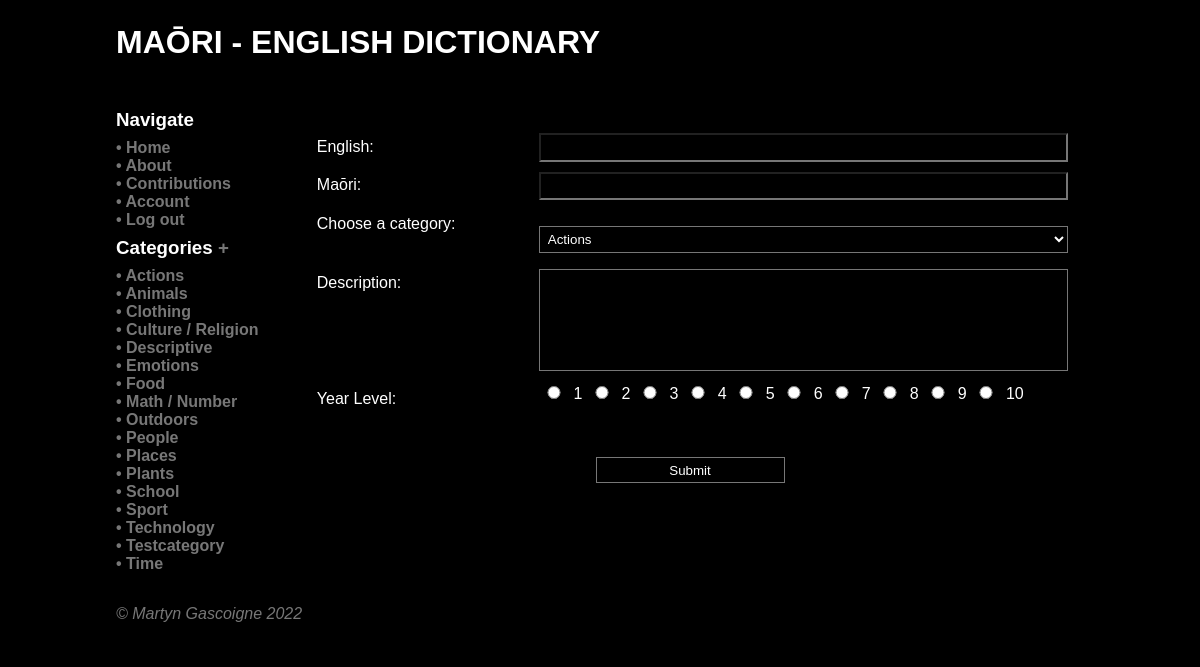
/add_word (signed in), run on the app's committed database.
### tables this page shows
CREATE TABLE category
(
    id          integer
        constraint category_pk
            primary key autoincrement,
    name        varchar(80),
    description varchar(600),
    timestamp   datetime
, user_created boolean);

### app.py (the view, shortened to what this page needs)
@app.route('/add_word', methods=['GET', 'POST'])
def render_add_word_page():
    if not is_logged_in():
        return redirect('/?error=Not+logged+in')
    if not is_teacher():
        return redirect('/?error=No+permission')
    return render_template('add_word.html', category_list=find_categories(), logged_in=is_logged_in(),
                           user_account=my_account(), teacher=is_teacher())

### app.py (called while the page is built)
def create_connection(db_file):
    try:
        connection = sqlite3.connect(db_file)
        connection.execute('pragma foreign_keys=ON')
        return connection
    except Error as e:
        print(e)
    return None

def find_categories():
    con = create_connection(DB_NAME)
    query = "SELECT id, name, description FROM category ORDER BY name"
    cur = con.cursor()
    cur.execute(query)
    found_categories = cur.fetchall()
    con.close()
    return found_categories

def my_account():
    if session.get('userid') is None:
        return False
    else:
        return session.get('userid')

def is_logged_in():
    if session.get('email') is None:
        print('Not logged in')
        return False
    else:
        print('Logged in')
        return True

def is_teacher():
    if not is_logged_in() or (session.get('teacher') is None or 0):
        print('Not teacher')
        return False
    else:
        print('Is teacher')
        return True

### templates/add_word.html (shortened to what this page needs)
{% extends 'base.html' %}
{% block heading %}Maōri - English Dictionary{% endblock %}
{% block main %}
    <form class="dataForm" method="post">
        <div class="formGroup">
            <div class="formLabel">English:</div>
            <div class="formElement"><input id="word_name" name="word_name" type="text" required></div>
        </div>
        <div class="formGroup">
            <div class="formLabel">Maōri:</div>
            <div class="formElement"><input id="word_maori" name="word_maori" type="text" required></div>
        </div>
        <div class="formGroup">
            <label class="formLabel" required>Choose a category:</label>
            <select name="category" id="category">
                {% for category in category_list %}
                    <option class="formElement" value={{ category[0] }}>{{ category[1] }}</option>
                {% endfor %}
            </select>
            <br><br>
        </div>
        <div class="formGroup">
            <div class="formLabel">Description:</div>
            <div class="formElement"><textarea id="word_desc" name="word_desc" type="text" rows="6" required></textarea>
            </div>
        </div>
        <div class="formGroup">
            <div class="formLabel">Year Level:</div>
            <br>
            {% for val in range(1, 11) %}
                <input type="radio" class="inline-button" id="level{{ val }}" name="word_level" value="{{ val }}"
                       required>
                <label for="level{{ val }}" name="button_label">{{ val }}</label>
            {% endfor %}
        </div>
        <div class="buttonGroup">
            <input type="submit" value="Submit">
        </div>
    </form>
{% endblock %}

### templates/base.html (shortened to what this page needs)
<!doctype html>
<html lang="en">
<head>
    <link href="{{ url_for('static', filename='css/style.css') }}" rel="stylesheet">
</head>
<body>
<div id="container">
    <header>
        <h1>
            {% block heading %}{% endblock %}
        </h1>
    </header>
    <nav>
        <div class="category-box">
            <h3>Navigate</h3>
            <h4><a href="\">• Home</a></h4>
            <h4><a href="\about">• About</a></h4>
            <h4><a href="\contributions">• Contributions</a></h4>
            {% if not logged_in %}<h4><a href="\login">• Log in</a></h4>
            {% else %}
                <h4><a href="\account\{{ user_account }}">• Account</a></h4>
                <h4><a href="\logout">• Log out</a></h4>
            {% endif %}
            <h3>Categories
                {% if teacher %}
                    <a href="/add_category">+</a>
                {% endif %}
            </h3>
        </div>
        {% for category in category_list %}
            <div class="category-box">
                <h4><a href="/category/{{ category[0] }}">• {{ category[1] }}</a></h4>
            </div>
        {% endfor %}
    </nav>
    <main>
        {% block main %}{% endblock %}
    </main>
    <footer class="footer">
        <a href="https://github.com/Galvin-X/Translator" target="_blank">&copy; Martyn Gascoigne 2022</a>
    </footer>
</div>
</body>
</html>

### static/css/style.css (style rules this page uses)
* { font-family: "Microsoft Tai Le", sans-serif; margin: 0; padding: 0; box-sizing: border-box; background-color: #000; }
#container { display: grid; grid-template-columns: 75px auto; grid-template-areas: 'nav header' 'main main' 'footer footer'; }
header { grid-area: header; background-color: #000; padding: 1rem; }
nav { grid-area: nav; }
main { grid-area: main; padding: 1rem; background-color: #edd; }
h1 { padding: 0.5rem 0; color: #fff; text-transform: uppercase; }
h2, h3 { padding: 0.5rem 0; color: #fff; }
h4 { padding: 0rem 0; }
a { color: white; text-decoration: none; }
textarea { resize: none; }
.dataForm { margin: 1rem 0; padding: 1rem; background-color: #000; color: #fff; }
.dataForm input, textarea { width: 100%; padding: 0.3rem; margin-bottom: 10px; background-color: #000; color: #fff; }
.formLabel { width: 30%; float: left; padding: 0.3rem; background-color: #000; color: #fff; }
.formElement { width: 70%; float: left; background-color: #000; color: #fff; }
.buttonGroup { margin-top: 3rem; text-align: center; background-color: #000; color: #777; font-style: italic; }
.buttonGroup input { padding: 0.3rem; width: 25%; border: 1px solid #777; }
.formGroup input { padding: 0.3rem; width: 100%; }
.formGroup input[type="radio"] { width: 4%; padding: 0; }
select { width: 70%; float: left; margin: 1rem 0; padding: 4px; background-color: #000; color: #fff; }
footer { grid-area: footer; padding: 1rem; background-color: #000; }
.category-box { font-style: normal; }
.category-box a { color: #777777; text-decoration: none; }
.footer { font-style: italic; color: #777777; }
.footer a { color: #777777; text-decoration: none; }
@media only screen and (min-width: 768px) { #container { grid-template-columns: 180px auto; grid-template-areas: 'header header' 'nav main' 'footer footer'; } }
@media only screen and (min-width: 768px) { nav { padding: 1rem; } }
@media only screen and (min-width: 768px) { nav a { color: #777777; text-decoration: none; } }
@media only screen and (min-width: 768px) { main { background-color: #000; } }
@media only screen and (min-width: 1000px) { #container { width: 1000px; margin: auto; } }

### data on the page
category: name "Actions"
category: name "Animals"
category: name "Clothing"
category: name "Culture / Religion"
category: name "Descriptive"
category: name "Emotions"
category: name "Food"
category: name "Math / Number"
category: name "Outdoors"
category: name "People"
category: name "Places"
category: name "Plants"
category: name "School"
category: name "Sport"
category: name "Technology"
category: name "Testcategory"
category: name "Time"

### other printed values
{{ val }} "1" "2" "3" "4" "5" "6" "7" "8" "9" "10"
form field category "Actions"
